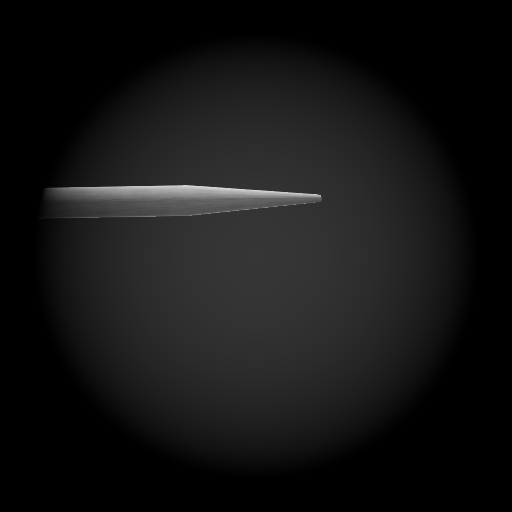
#> input picture src_0000.png, 512 x 512 px
$ python imToTxt.py   (older library calls are emulated)
#> lines starting #> are read from the running program, lines starting #| are printed output that depends on the picture
import numpy as np
from PIL import Image, ImageOps
import math
import random
import sys, getopt
from scipy.fft import fft2, fftfreq, fftshift, ifft2
from scipy import fftpack, ndimage
from matplotlib import pyplot as plt
import cmath
from scipy.signal import convolve2d
from matplotlib.pyplot import imread
import os
import time

def M(x, y):
    if(x**2 + y**2 < (math.pi/2)**2):
        return 1
    else:
        return 0

def p_s(x, y, delta_z):
    return 0.375 * delta_z * math.pi * (x**2 + y**2)


def p(x, y):
    return 0.5 * math.pi * (x**2 + y**2)

def h(delta_z):  # создает матрицу для фильтра нужной нам размерности (h)
# от сигма зависит степень размытия. чем больше сигма тем больше размытие

    matr = np.zeros(shape = (512,512), dtype = np.complex128) # матрица из 0 (по размеру изборжания подаваемого)

    # |F(M(x,y)∙exp{i∙p_s (x,y,∆z_nm )+i∙p(x,y)})|

    #p_s = 0.375* math.pi * (разность между слоями) * (x**2 + y**2)

    for i in range(matr.shape[0]):
        for j in range(matr.shape[1]):
            x = math.pi/511*(i-255)
            y = math.pi/511*(j-255)
            matr[i, j] = M(x,y) * cmath.exp(1j * p_s(x, y, delta_z) + 1j * p(x, y))

    return matr

im = Image.open("src_0000.png",'r')
#> im is the input picture: PIL image 512x512 RGB; min 0, max 215, mean 20.4
# im = im.convert('1')
data = np.array(im)                         #представляем как массив
data_im_fl = data[:,:,0].astype(np.float)
print(data_im_fl.shape)
#| (512, 512)
im_f_n = np.zeros(shape = (1024,1024), dtype = float)
im_f_n[0:512,0:512] = data_im_fl            #расширяем
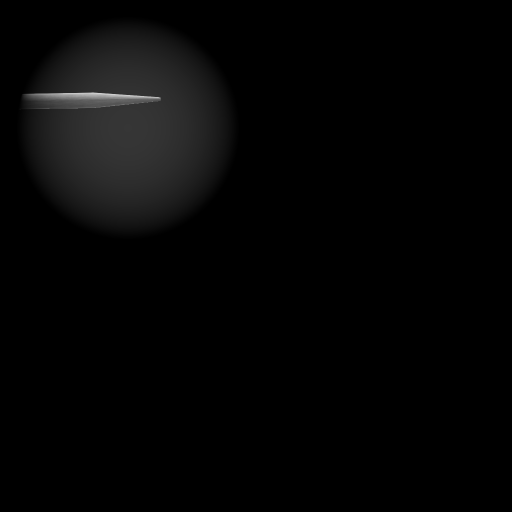
#> im_f_n: shape (1024, 1024) float64 (shown at 1/2 size); min 0, max 215, mean 5.1
# # im_f_n[0:2048,0:2048] = data_im_fl
# print(im_f_n.shape)
# np.savetxt("src_00001.txt", im_f_n, fmt='%.18e')
np.savetxt("src_0000.txt", im_f_n, fmt='%i')


# h_f_n = np.zeros(shape = (1024,1024), dtype = float)
h_f_n = np.zeros(shape = (512,512), dtype = float)
h_f_n[0:512, 0:512] = h(delta_z = math.pi * 20)
#> (the run stopped early here; a loop or call above may not have finished)
